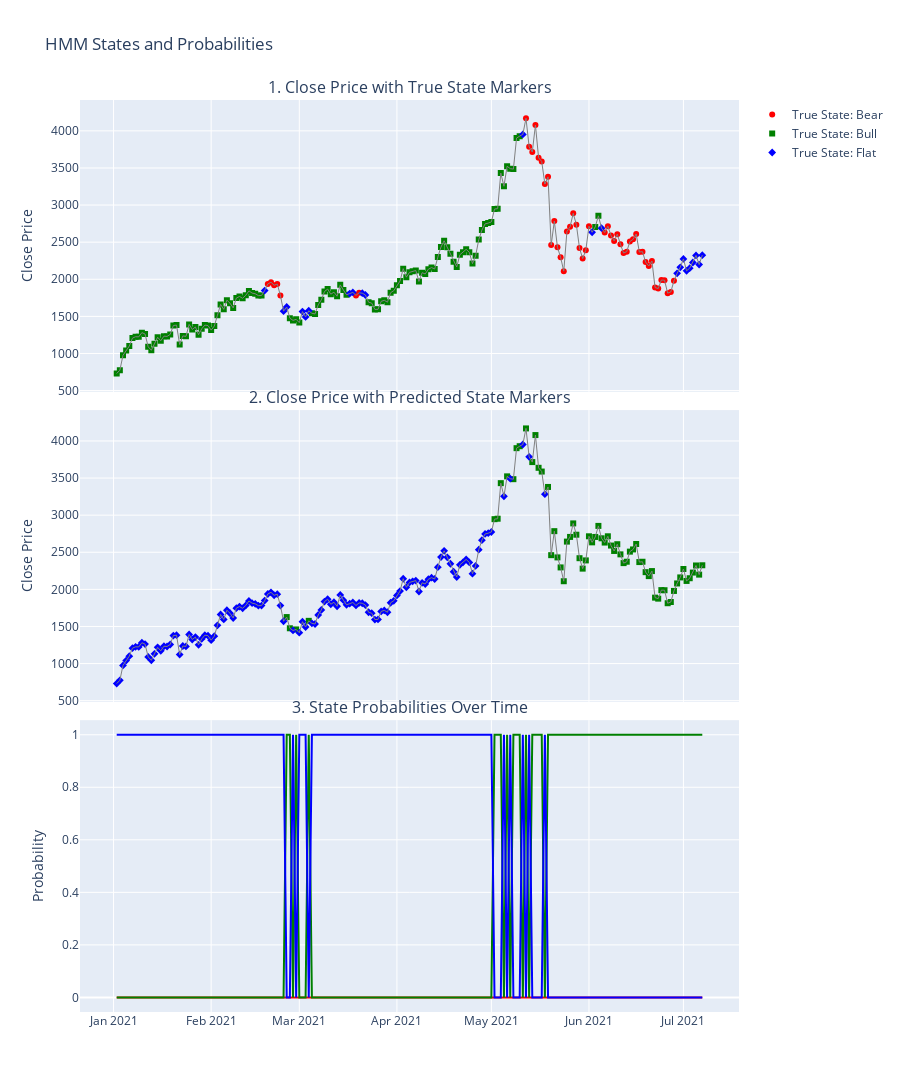

Notebook code cell kept with this figure:
### Code cell
def train_test_hmm(df, label_column, split_date):
    le = LabelEncoder()
    df[label_column] = le.fit_transform(df[label_column])
    train_df = df[df.index < split_date]
    test_df = df[df.index >= split_date]
    scaler = StandardScaler()
    X_train = scaler.fit_transform(train_df.drop(label_column, axis=1))
    X_test = scaler.transform(test_df.drop(label_column, axis=1))
    y_train = train_df[label_column].values
    y_test = test_df[label_column].values

    model = hmm.GaussianHMM(n_components=len(le.classes_), covariance_type="full", n_iter=100)
    model.fit(X_train)
    
    y_pred_test = model.predict(X_test)
    state_probabilities = model.predict_proba(X_test)
    print(state_probabilities)

    print("TRAIN:")
    print(classification_report(y_train, model.predict(X_train), target_names=le.classes_))

    print("TEST:")
    print(classification_report(y_test, y_pred_test, target_names=le.classes_))
    
    return test_df, y_test, y_pred_test, state_probabilities, le.classes_

# Використання функції
test_df, true_states, predicted_states, state_probabilities, state_names = train_test_hmm(df.copy(), 'market_mode', pd.to_datetime('2021-01-01'))

def plot_hmm_results(test_df, true_states, predicted_states, state_probabilities, state_names):
    # Створення фігури з 3 підграфіками
    fig = make_subplots(rows=3, cols=1, shared_xaxes=True,
                        vertical_spacing=0.02, subplot_titles=('1. Close Price with True State Markers',
                                                              '2. Close Price with Predicted State Markers',
                                                              '3. State Probabilities Over Time'))

    # Кольори для кожного стану
    colors = ['red', 'green', 'blue', 'orange', 'purple']

    # Додавання доріжок до першого підграфіку (реальна розмітка)
    for state, name in enumerate(state_names):
        fig.add_trace(go.Scatter(
            x=test_df.index[true_states == state],
            y=test_df['close'][true_states == state],
            mode='markers',
            name=f'True State: {name}',
            marker=dict(color=colors[state % len(colors)], symbol=state)
        ), row=1, col=1)

    # Додавання ціни закриття до першого підграфіку
    fig.add_trace(go.Scatter(
        x=test_df.index,
        y=test_df['close'],
        mode='lines',
        name='Close Price',
        line=dict(color='grey', width=1),
        showlegend=False
    ), row=1, col=1)

    # Додавання доріжок до другого підграфіку (передбачення моделі)
    for state, name in enumerate(state_names):
        fig.add_trace(go.Scatter(
            x=test_df.index[predicted_states == state],
            y=test_df['close'][predicted_states == state],
            mode='markers',
            name=f'Predicted State: {name}',
            marker=dict(color=colors[state % len(colors)], symbol=state),
            showlegend=False
        ), row=2, col=1)

    # Додавання ціни закриття до другого підграфіку
    fig.add_trace(go.Scatter(
        x=test_df.index,
        y=test_df['close'],
        mode='lines',
        name='Close Price',
        line=dict(color='grey', width=1),
        showlegend=False
    ), row=2, col=1)

    # Додавання доріжок до третього підграфіку (ймовірності станів)
    for state, name in enumerate(state_names):
        fig.add_trace(go.Scatter(
            x=test_df.index,
            y=state_probabilities[:, state],
            mode='lines',
            name=f'State {name} Probability',
            line=dict(color=colors[state % len(colors)], width=2),
            showlegend=False
        ), row=3, col=1)

    # Оновлення макету
    fig.update_layout(height=1200, title_text='HMM States and Probabilities')
    fig.update_yaxes(title_text="Close Price", row=1, col=1)
    fig.update_yaxes(title_text="Close Price", row=2, col=1)
    fig.update_yaxes(title_text="Probability", row=3, col=1)

    # Відображення графіку
    fig.show()
plot_hmm_results(test_df, true_states, predicted_states, state_probabilities, state_names)
